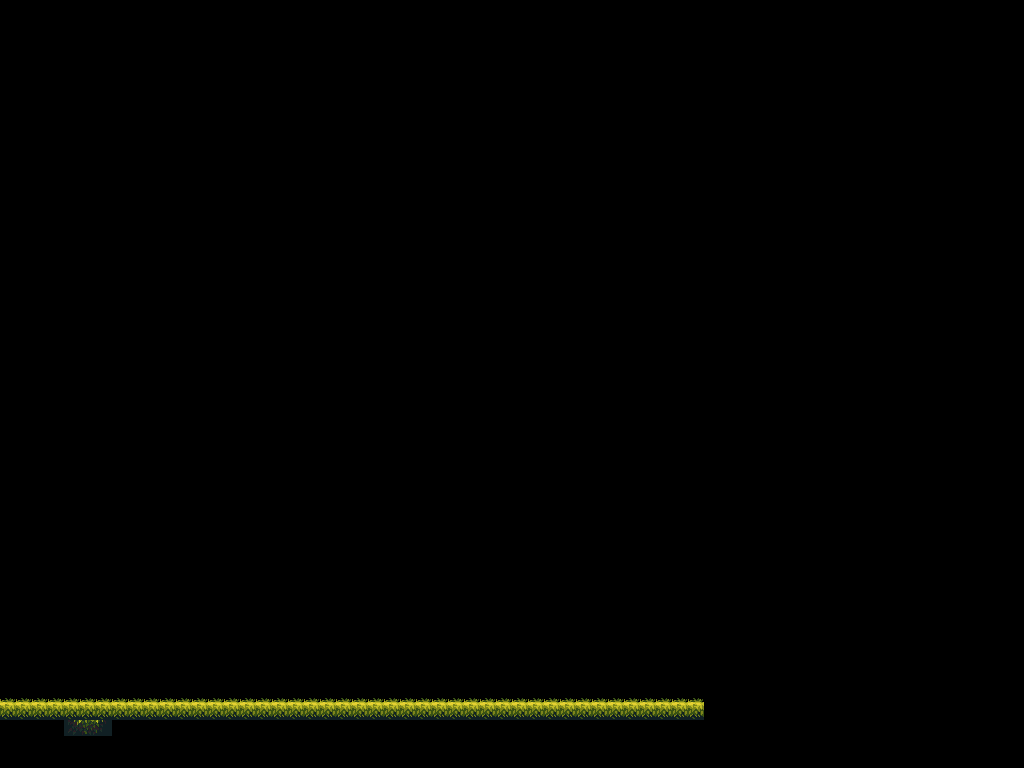

This is a level from a 2D game, rendered from its Tiled map with the project's own tilesets. A one-line summary and the complete map file follow:
An orthogonal 64x48 tile map with 16x16 px tiles, 1 tile layer (platform).

<map version="1.2" tiledversion="1.2.4" orientation="orthogonal" renderorder="right-down" width="64" height="48" tilewidth="16" tileheight="16" infinite="0" nextlayerid="3" nextobjectid="1">
 <tileset firstgid="1" name="magic_cliff_tileset" tilewidth="16" tileheight="16" tilecount="1160" columns="58">
  <image source="../image/level/magic_cliff_tileset.png" width="928" height="320" />
 </tileset>
 <layer id="1" name="platform" width="64" height="48">
  <data encoding="csv">
0,0,0,0,0,0,0,0,0,0,0,0,0,0,0,0,0,0,0,0,0,0,0,0,0,0,0,0,0,0,0,0,0,0,0,0,0,0,0,0,0,0,0,0,0,0,0,0,0,0,0,0,0,0,0,0,0,0,0,0,0,0,0,0,
0,0,0,0,0,0,0,0,0,0,0,0,0,0,0,0,0,0,0,0,0,0,0,0,0,0,0,0,0,0,0,0,0,0,0,0,0,0,0,0,0,0,0,0,0,0,0,0,0,0,0,0,0,0,0,0,0,0,0,0,0,0,0,0,
0,0,0,0,0,0,0,0,0,0,0,0,0,0,0,0,0,0,0,0,0,0,0,0,0,0,0,0,0,0,0,0,0,0,0,0,0,0,0,0,0,0,0,0,0,0,0,0,0,0,0,0,0,0,0,0,0,0,0,0,0,0,0,0,
0,0,0,0,0,0,0,0,0,0,0,0,0,0,0,0,0,0,0,0,0,0,0,0,0,0,0,0,0,0,0,0,0,0,0,0,0,0,0,0,0,0,0,0,0,0,0,0,0,0,0,0,0,0,0,0,0,0,0,0,0,0,0,0,
0,0,0,0,0,0,0,0,0,0,0,0,0,0,0,0,0,0,0,0,0,0,0,0,0,0,0,0,0,0,0,0,0,0,0,0,0,0,0,0,0,0,0,0,0,0,0,0,0,0,0,0,0,0,0,0,0,0,0,0,0,0,0,0,
0,0,0,0,0,0,0,0,0,0,0,0,0,0,0,0,0,0,0,0,0,0,0,0,0,0,0,0,0,0,0,0,0,0,0,0,0,0,0,0,0,0,0,0,0,0,0,0,0,0,0,0,0,0,0,0,0,0,0,0,0,0,0,0,
0,0,0,0,0,0,0,0,0,0,0,0,0,0,0,0,0,0,0,0,0,0,0,0,0,0,0,0,0,0,0,0,0,0,0,0,0,0,0,0,0,0,0,0,0,0,0,0,0,0,0,0,0,0,0,0,0,0,0,0,0,0,0,0,
0,0,0,0,0,0,0,0,0,0,0,0,0,0,0,0,0,0,0,0,0,0,0,0,0,0,0,0,0,0,0,0,0,0,0,0,0,0,0,0,0,0,0,0,0,0,0,0,0,0,0,0,0,0,0,0,0,0,0,0,0,0,0,0,
0,0,0,0,0,0,0,0,0,0,0,0,0,0,0,0,0,0,0,0,0,0,0,0,0,0,0,0,0,0,0,0,0,0,0,0,0,0,0,0,0,0,0,0,0,0,0,0,0,0,0,0,0,0,0,0,0,0,0,0,0,0,0,0,
0,0,0,0,0,0,0,0,0,0,0,0,0,0,0,0,0,0,0,0,0,0,0,0,0,0,0,0,0,0,0,0,0,0,0,0,0,0,0,0,0,0,0,0,0,0,0,0,0,0,0,0,0,0,0,0,0,0,0,0,0,0,0,0,
0,0,0,0,0,0,0,0,0,0,0,0,0,0,0,0,0,0,0,0,0,0,0,0,0,0,0,0,0,0,0,0,0,0,0,0,0,0,0,0,0,0,0,0,0,0,0,0,0,0,0,0,0,0,0,0,0,0,0,0,0,0,0,0,
0,0,0,0,0,0,0,0,0,0,0,0,0,0,0,0,0,0,0,0,0,0,0,0,0,0,0,0,0,0,0,0,0,0,0,0,0,0,0,0,0,0,0,0,0,0,0,0,0,0,0,0,0,0,0,0,0,0,0,0,0,0,0,0,
0,0,0,0,0,0,0,0,0,0,0,0,0,0,0,0,0,0,0,0,0,0,0,0,0,0,0,0,0,0,0,0,0,0,0,0,0,0,0,0,0,0,0,0,0,0,0,0,0,0,0,0,0,0,0,0,0,0,0,0,0,0,0,0,
0,0,0,0,0,0,0,0,0,0,0,0,0,0,0,0,0,0,0,0,0,0,0,0,0,0,0,0,0,0,0,0,0,0,0,0,0,0,0,0,0,0,0,0,0,0,0,0,0,0,0,0,0,0,0,0,0,0,0,0,0,0,0,0,
0,0,0,0,0,0,0,0,0,0,0,0,0,0,0,0,0,0,0,0,0,0,0,0,0,0,0,0,0,0,0,0,0,0,0,0,0,0,0,0,0,0,0,0,0,0,0,0,0,0,0,0,0,0,0,0,0,0,0,0,0,0,0,0,
0,0,0,0,0,0,0,0,0,0,0,0,0,0,0,0,0,0,0,0,0,0,0,0,0,0,0,0,0,0,0,0,0,0,0,0,0,0,0,0,0,0,0,0,0,0,0,0,0,0,0,0,0,0,0,0,0,0,0,0,0,0,0,0,
0,0,0,0,0,0,0,0,0,0,0,0,0,0,0,0,0,0,0,0,0,0,0,0,0,0,0,0,0,0,0,0,0,0,0,0,0,0,0,0,0,0,0,0,0,0,0,0,0,0,0,0,0,0,0,0,0,0,0,0,0,0,0,0,
0,0,0,0,0,0,0,0,0,0,0,0,0,0,0,0,0,0,0,0,0,0,0,0,0,0,0,0,0,0,0,0,0,0,0,0,0,0,0,0,0,0,0,0,0,0,0,0,0,0,0,0,0,0,0,0,0,0,0,0,0,0,0,0,
0,0,0,0,0,0,0,0,0,0,0,0,0,0,0,0,0,0,0,0,0,0,0,0,0,0,0,0,0,0,0,0,0,0,0,0,0,0,0,0,0,0,0,0,0,0,0,0,0,0,0,0,0,0,0,0,0,0,0,0,0,0,0,0,
0,0,0,0,0,0,0,0,0,0,0,0,0,0,0,0,0,0,0,0,0,0,0,0,0,0,0,0,0,0,0,0,0,0,0,0,0,0,0,0,0,0,0,0,0,0,0,0,0,0,0,0,0,0,0,0,0,0,0,0,0,0,0,0,
0,0,0,0,0,0,0,0,0,0,0,0,0,0,0,0,0,0,0,0,0,0,0,0,0,0,0,0,0,0,0,0,0,0,0,0,0,0,0,0,0,0,0,0,0,0,0,0,0,0,0,0,0,0,0,0,0,0,0,0,0,0,0,0,
0,0,0,0,0,0,0,0,0,0,0,0,0,0,0,0,0,0,0,0,0,0,0,0,0,0,0,0,0,0,0,0,0,0,0,0,0,0,0,0,0,0,0,0,0,0,0,0,0,0,0,0,0,0,0,0,0,0,0,0,0,0,0,0,
0,0,0,0,0,0,0,0,0,0,0,0,0,0,0,0,0,0,0,0,0,0,0,0,0,0,0,0,0,0,0,0,0,0,0,0,0,0,0,0,0,0,0,0,0,0,0,0,0,0,0,0,0,0,0,0,0,0,0,0,0,0,0,0,
0,0,0,0,0,0,0,0,0,0,0,0,0,0,0,0,0,0,0,0,0,0,0,0,0,0,0,0,0,0,0,0,0,0,0,0,0,0,0,0,0,0,0,0,0,0,0,0,0,0,0,0,0,0,0,0,0,0,0,0,0,0,0,0,
0,0,0,0,0,0,0,0,0,0,0,0,0,0,0,0,0,0,0,0,0,0,0,0,0,0,0,0,0,0,0,0,0,0,0,0,0,0,0,0,0,0,0,0,0,0,0,0,0,0,0,0,0,0,0,0,0,0,0,0,0,0,0,0,
0,0,0,0,0,0,0,0,0,0,0,0,0,0,0,0,0,0,0,0,0,0,0,0,0,0,0,0,0,0,0,0,0,0,0,0,0,0,0,0,0,0,0,0,0,0,0,0,0,0,0,0,0,0,0,0,0,0,0,0,0,0,0,0,
0,0,0,0,0,0,0,0,0,0,0,0,0,0,0,0,0,0,0,0,0,0,0,0,0,0,0,0,0,0,0,0,0,0,0,0,0,0,0,0,0,0,0,0,0,0,0,0,0,0,0,0,0,0,0,0,0,0,0,0,0,0,0,0,
0,0,0,0,0,0,0,0,0,0,0,0,0,0,0,0,0,0,0,0,0,0,0,0,0,0,0,0,0,0,0,0,0,0,0,0,0,0,0,0,0,0,0,0,0,0,0,0,0,0,0,0,0,0,0,0,0,0,0,0,0,0,0,0,
0,0,0,0,0,0,0,0,0,0,0,0,0,0,0,0,0,0,0,0,0,0,0,0,0,0,0,0,0,0,0,0,0,0,0,0,0,0,0,0,0,0,0,0,0,0,0,0,0,0,0,0,0,0,0,0,0,0,0,0,0,0,0,0,
0,0,0,0,0,0,0,0,0,0,0,0,0,0,0,0,0,0,0,0,0,0,0,0,0,0,0,0,0,0,0,0,0,0,0,0,0,0,0,0,0,0,0,0,0,0,0,0,0,0,0,0,0,0,0,0,0,0,0,0,0,0,0,0,
0,0,0,0,0,0,0,0,0,0,0,0,0,0,0,0,0,0,0,0,0,0,0,0,0,0,0,0,0,0,0,0,0,0,0,0,0,0,0,0,0,0,0,0,0,0,0,0,0,0,0,0,0,0,0,0,0,0,0,0,0,0,0,0,
0,0,0,0,0,0,0,0,0,0,0,0,0,0,0,0,0,0,0,0,0,0,0,0,0,0,0,0,0,0,0,0,0,0,0,0,0,0,0,0,0,0,0,0,0,0,0,0,0,0,0,0,0,0,0,0,0,0,0,0,0,0,0,0,
0,0,0,0,0,0,0,0,0,0,0,0,0,0,0,0,0,0,0,0,0,0,0,0,0,0,0,0,0,0,0,0,0,0,0,0,0,0,0,0,0,0,0,0,0,0,0,0,0,0,0,0,0,0,0,0,0,0,0,0,0,0,0,0,
0,0,0,0,0,0,0,0,0,0,0,0,0,0,0,0,0,0,0,0,0,0,0,0,0,0,0,0,0,0,0,0,0,0,0,0,0,0,0,0,0,0,0,0,0,0,0,0,0,0,0,0,0,0,0,0,0,0,0,0,0,0,0,0,
0,0,0,0,0,0,0,0,0,0,0,0,0,0,0,0,0,0,0,0,0,0,0,0,0,0,0,0,0,0,0,0,0,0,0,0,0,0,0,0,0,0,0,0,0,0,0,0,0,0,0,0,0,0,0,0,0,0,0,0,0,0,0,0,
0,0,0,0,0,0,0,0,0,0,0,0,0,0,0,0,0,0,0,0,0,0,0,0,0,0,0,0,0,0,0,0,0,0,0,0,0,0,0,0,0,0,0,0,0,0,0,0,0,0,0,0,0,0,0,0,0,0,0,0,0,0,0,0,
0,0,0,0,0,0,0,0,0,0,0,0,0,0,0,0,0,0,0,0,0,0,0,0,0,0,0,0,0,0,0,0,0,0,0,0,0,0,0,0,0,0,0,0,0,0,0,0,0,0,0,0,0,0,0,0,0,0,0,0,0,0,0,0,
0,0,0,0,0,0,0,0,0,0,0,0,0,0,0,0,0,0,0,0,0,0,0,0,0,0,0,0,0,0,0,0,0,0,0,0,0,0,0,0,0,0,0,0,0,0,0,0,0,0,0,0,0,0,0,0,0,0,0,0,0,0,0,0,
0,0,0,0,0,0,0,0,0,0,0,0,0,0,0,0,0,0,0,0,0,0,0,0,0,0,0,0,0,0,0,0,0,0,0,0,0,0,0,0,0,0,0,0,0,0,0,0,0,0,0,0,0,0,0,0,0,0,0,0,0,0,0,0,
0,0,0,0,0,0,0,0,0,0,0,0,0,0,0,0,0,0,0,0,0,0,0,0,0,0,0,0,0,0,0,0,0,0,0,0,0,0,0,0,0,0,0,0,0,0,0,0,0,0,0,0,0,0,0,0,0,0,0,0,0,0,0,0,
0,0,0,0,0,0,0,0,0,0,0,0,0,0,0,0,0,0,0,0,0,0,0,0,0,0,0,0,0,0,0,0,0,0,0,0,0,0,0,0,0,0,0,0,0,0,0,0,0,0,0,0,0,0,0,0,0,0,0,0,0,0,0,0,
0,0,0,0,0,0,0,0,0,0,0,0,0,0,0,0,0,0,0,0,0,0,0,0,0,0,0,0,0,0,0,0,0,0,0,0,0,0,0,0,0,0,0,0,0,0,0,0,0,0,0,0,0,0,0,0,0,0,0,0,0,0,0,0,
0,0,0,0,0,0,0,0,0,0,0,0,0,0,0,0,0,0,0,0,0,0,0,0,0,0,0,0,0,0,0,0,0,0,0,0,0,0,0,0,0,0,0,0,0,0,0,0,0,0,0,0,0,0,0,0,0,0,0,0,0,0,0,0,
659,659,659,659,659,659,659,659,659,659,659,659,659,659,659,659,659,659,659,659,659,659,659,659,659,659,659,659,659,659,659,659,659,659,659,659,659,659,659,659,659,659,659,659,0,0,0,0,0,0,0,0,0,0,0,0,0,0,0,0,0,0,0,0,
717,717,717,717,717,717,717,717,717,717,717,717,717,717,717,717,717,717,717,717,717,717,717,717,717,717,717,717,717,717,717,717,717,717,717,717,717,717,717,717,717,717,717,717,0,0,0,0,0,0,0,0,0,0,0,0,0,0,0,0,0,0,0,0,
0,0,0,0,767,768,769,0,0,0,0,0,0,0,0,0,0,0,0,0,0,0,0,0,0,0,0,0,0,0,0,0,0,0,0,0,0,0,0,0,0,0,0,0,0,0,0,0,0,0,0,0,0,0,0,0,0,0,0,0,0,0,0,0,
0,0,0,0,0,0,0,0,0,0,0,0,0,0,0,0,0,0,0,0,0,0,0,0,0,0,0,0,0,0,0,0,0,0,0,0,0,0,0,0,0,0,0,0,0,0,0,0,0,0,0,0,0,0,0,0,0,0,0,0,0,0,0,0,
0,0,0,0,0,0,0,0,0,0,0,0,0,0,0,0,0,0,0,0,0,0,0,0,0,0,0,0,0,0,0,0,0,0,0,0,0,0,0,0,0,0,0,0,0,0,0,0,0,0,0,0,0,0,0,0,0,0,0,0,0,0,0,0
</data>
 </layer>
 <objectgroup id="2" name="ground" />
</map>
